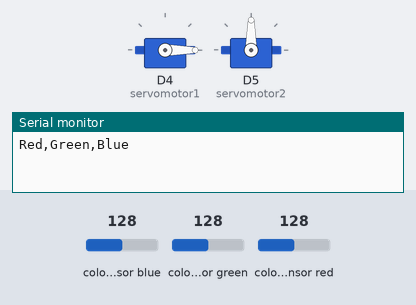
A sketch run on a simulated Arduino Nano 33 BLE. Parts: 2 × servo, the last lines printed to the serial monitor. The test bench sets the inputs (shaded band); at power-on: colour sensor blue 128, colour sensor green 128, colour sensor red 128.

Above: at 0.1 s.
At 1.1 s:
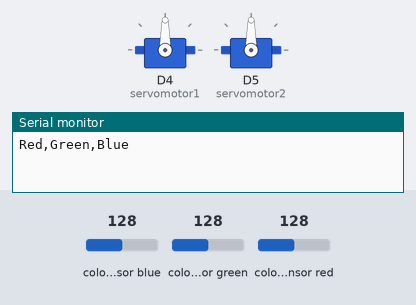
At 19.3 s:
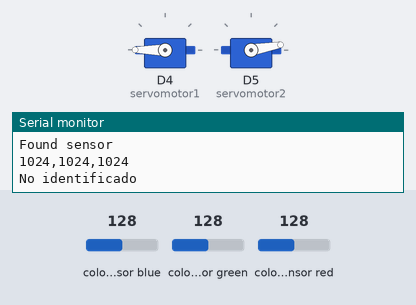
At 36.4 s:
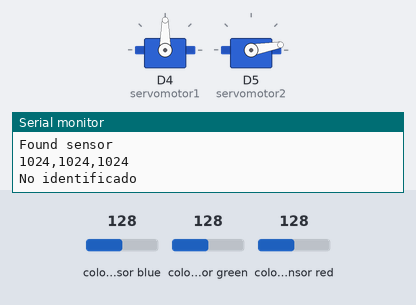
Timing chart, 0 to 40.0 s (numbered marks = the images above):
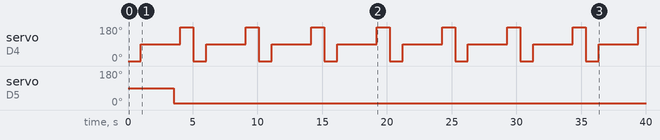

The sketch:

rgb_servo.ino
```cpp
#include <Arduino_APDS9960.h>
#include <Wire.h>
#include "Adafruit_TCS34725.h"
#include<Servo.h>

Servo servomotor1;
Servo servomotor2;
uint16_t total_r, total_g, total_b, total_c;
//Limites de cada color
uint16_t black_limit_values[] = {0, 200, 0, 200, 0, 200};
uint16_t yellow_limit_values[] = {167, 220, 183, 251, 77, 102};
uint16_t green_limit_values[] = {55, 70, 115, 175, 47, 67};
uint16_t orange_limit_values[] = {140, 170, 70, 100, 40, 70};
uint16_t red_limit_values[] = {90, 140, 50, 100, 70, 125};
uint16_t purple_limit_values[] = {0, 30, 0, 35, 0, 35};
int grado=0;
float sum;
// setup RGB sensor
Adafruit_TCS34725 tcs = Adafruit_TCS34725(TCS34725_INTEGRATIONTIME_24MS, TCS34725_GAIN_1X);

void setup() {
Serial.begin(9600);
while (!Serial) {};
Serial.println("Red,Green,Blue");
servomotor1.attach(4);//Configuración salidas servo
servomotor2.attach(5);
}

void loop() {
  servomotor1.write(0); //Servo 1 a 0
  delay(1000);
  servomotor1.write(90); //Servo 1 posición lectura
  delay(500);
  // wait for proximity and color sensor data
  if (tcs.begin()) {    //check if sensor found
    Serial.println("Found sensor");
    // Obtención de datos RGB
    tcs.getRawData(&total_r, &total_g, &total_b, &total_c);
    Serial.print(total_r);
    Serial.print(',');
    Serial.print(total_g);
    Serial.print(',');
    Serial.print(total_b);
    Serial.println();
    delay (2000);
   }
 //Clasificación de color en función del RGB
    if ((total_r >= yellow_limit_values[0]) &&   //check for yellow
           (total_r < yellow_limit_values[1]) &&
           (total_g >= yellow_limit_values[2]) &&
           (total_g < yellow_limit_values[3]) &&
           (total_b >= yellow_limit_values[4]) &&
           (total_b < yellow_limit_values[5]))
    {Serial.print("Amarillo");
    grado=10;
    }
    else if ((total_r >= green_limit_values[0]) &&   //check for green
           (total_r < green_limit_values[1]) &&
           (total_g >= green_limit_values[2]) &&
           (total_g < green_limit_values[3]) &&
           (total_b >= green_limit_values[4]) &&
           (total_b < green_limit_values[5]))
    {Serial.print("Verde");
    grado=46;}
    else if ((total_r >= orange_limit_values[0]) &&   //check for orange
           (total_r < orange_limit_values[1]) &&
           (total_g >= orange_limit_values[2]) &&
           (total_g < orange_limit_values[3]) &&
           (total_b >= orange_limit_values[4]) &&
           (total_b < orange_limit_values[5]))
    {Serial.print("Naranja");
    grado=82;}
    else if ((total_r >= red_limit_values[0]) &&   //check for red
           (total_r < red_limit_values[1]) &&
           (total_g >= red_limit_values[2]) &&
           (total_g < red_limit_values[3]) &&
           (total_b >= red_limit_values[4]) &&
           (total_b < red_limit_values[5]))
    {Serial.print("Rojo");
    grado=118;}
    else if ((total_r >= purple_limit_values[0]) &&   //check for purple
           (total_r < purple_limit_values[1]) &&
           (total_g >= purple_limit_values[2]) &&
           (total_g < purple_limit_values[3]) &&
           (total_b >= purple_limit_values[4]) &&
           (total_b < purple_limit_values[5]))
    {Serial.print("Morado");
    grado=154;}
    else
    {Serial.print("No identificado");
    grado=10;}
    Serial.println();
    servomotor2.write(grado); // Giro posicionador
    delay (500);
    servomotor1.write(180); // Deposición Skittles
    delay(1000);
  }
```

Measured:
- by itself, servo on D4 (servomotor1): repeats every 5.1 s: 180° 1.0 s, 0° 1.0 s, 90° 3.1 s
- by itself, servo on D5 (servomotor2): 90° → 10° at 3.6 s
